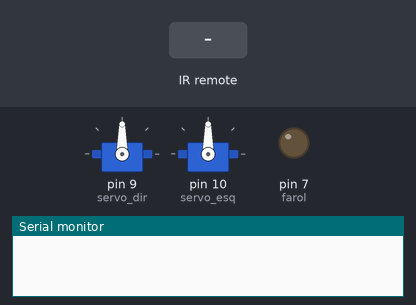
This sketch was run on a simulated Arduino Uno, built with avr-gcc and run on an emulated ATmega328P. Shown: 2 × servo, output pins drawn as LEDs (lit = HIGH), the last lines printed to the serial monitor. The test bench sets the inputs (shaded band).

Above: at 1.7 s.
1.8 s: infrared code 0x1 received
At 2.7 s:
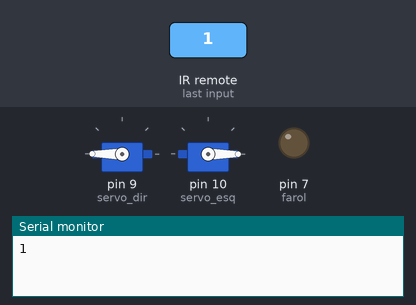
3.3 s: infrared code 0x2 received
At 3.8 s:
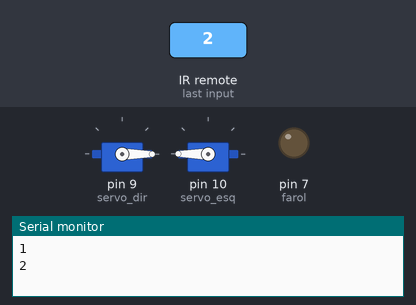
4.8 s: infrared code 0x3 received
At 6.0 s:
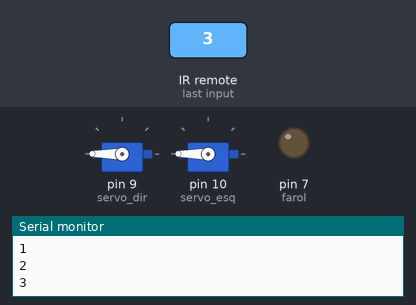
6.3 s: infrared code 0x5 received
At 7.3 s:
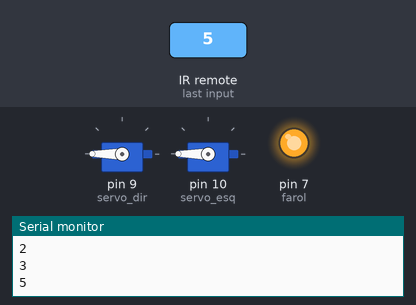
7.8 s: infrared code 0x4 received
At 8.4 s:
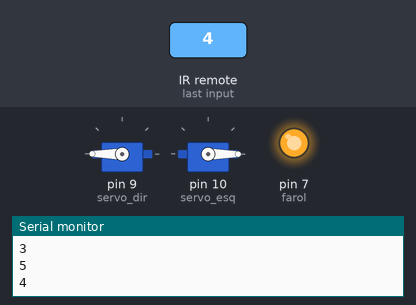
9.3 s: infrared code 0x2 received
At 10.7 s:
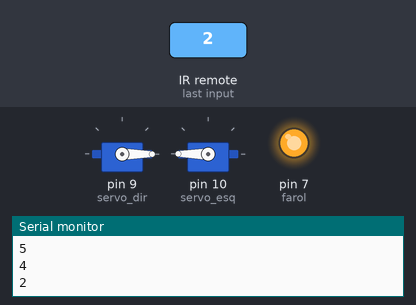
Timing chart, 0 to 11.8 s (numbered marks = the images above; inputs shaded):
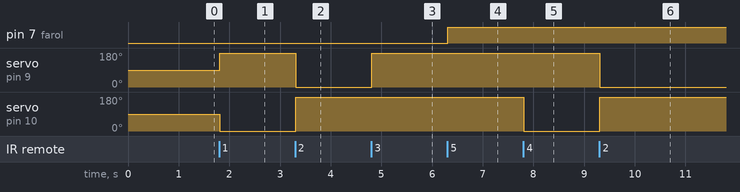

Measured:
- after the input at 1.8 s, servo on pin 9 (servo_dir): 90° → 180° at once; servo on pin 10 (servo_esq): 90° → 0° at once
- after the input at 3.3 s, servo on pin 9 (servo_dir): 180° → 0° at once; servo on pin 10 (servo_esq): 0° → 180° at once
- after the input at 4.8 s, servo on pin 9 (servo_dir): 0° → 180° at once
- after the input at 6.3 s, pin 7 (farol): LOW → HIGH at once
- after the input at 7.8 s, servo on pin 10 (servo_esq): 180° → 0° at once
- after the input at 9.3 s, servo on pin 9 (servo_dir): 180° → 0° at once; servo on pin 10 (servo_esq): 0° → 180° at once

The sketch:

Receptor_do_Robot.ino
```cpp
//########################## RECEPTOR #############################

#include <RCSwitch.h>
#include <Servo.h>

RCSwitch mySwitch = RCSwitch();

Servo servo_dir, servo_esq;

int farol = 7;
int state_farol=LOW;

int tempo = 0;

void setup()
{
  Serial.begin(9600);

  //Habilita a recepção, por padrão no pino 2, o "0" é para receber
  //continuamente.
  mySwitch.enableReceive(0);
  delay(500);

  servo_dir.attach(9);
  servo_esq.attach(10);

  pinMode(farol,OUTPUT);
}

void loop()
{
  if(mySwitch.available())
  {
    int value = mySwitch.getReceivedValue();

    Serial.println(value);


    switch(value)
    {
      case 0:
      Serial.println("Codigo desconhecido");
      break;

      case 1:
      //Frente
      frente();
      delay(tempo);
      para();

      break;

      case 2:
      //tras
      tras();
      delay(tempo);
      para();
      break;

      case 3:
      //direita
      direita();
      delay(tempo);
      para();
      break;

      case 4:
      //esquerda
      esquerda();
      delay(tempo);
      para();
      break;

      case 5:
      //farol
      state_farol=!state_farol;
      digitalWrite(farol,state_farol);
      break;

    }
    mySwitch.resetAvailable();
  }
  delay(10);
}

void frente()
{
  servo_dir.attach(9);
  servo_dir.write(180);
  servo_esq.attach(10);
  servo_esq.write(0);
}


void tras()
{
  servo_dir.attach(9);
  servo_dir.write(0);
  servo_esq.attach(10);
  servo_esq.write(180);
}

void para()
{
  servo_dir.detach();
  servo_esq.detach();
}

void direita()
{
  servo_dir.attach(9);
  servo_dir.write(180);
}

void esquerda()
{
  servo_esq.attach(10);
  servo_esq.write(0);
}
```
